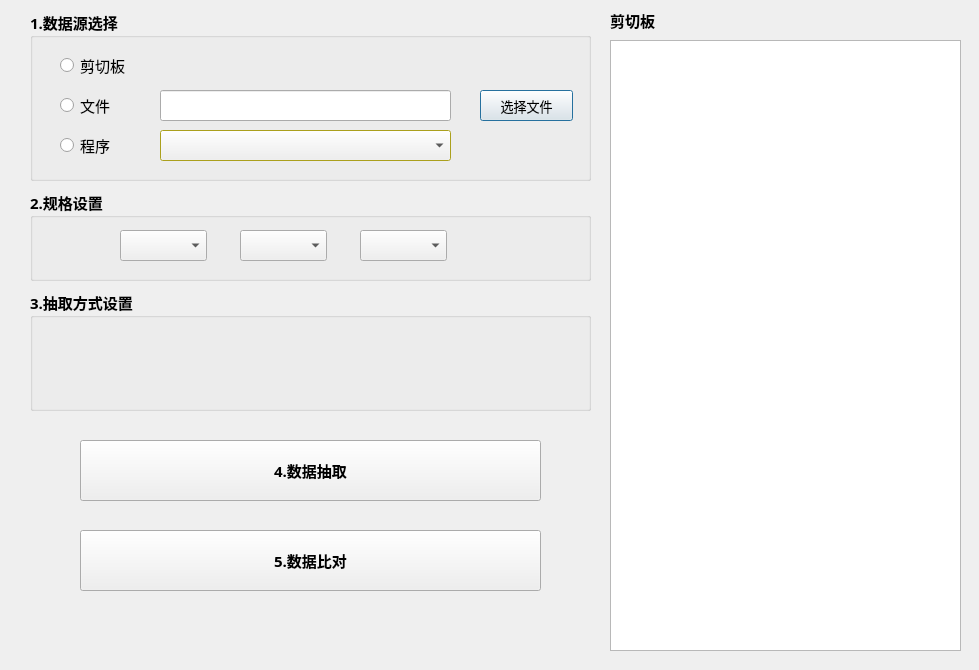
<?xml version="1.0" encoding="UTF-8"?>
<ui version="4.0">
 <class>data_tool</class>
 <widget class="QDialog" name="data_tool">
  <property name="windowModality">
   <enum>Qt::NonModal</enum>
  </property>
  <property name="enabled">
   <bool>true</bool>
  </property>
  <property name="geometry">
   <rect>
    <x>0</x>
    <y>0</y>
    <width>979</width>
    <height>670</height>
   </rect>
  </property>
  <property name="sizePolicy">
   <sizepolicy hsizetype="Fixed" vsizetype="Fixed">
    <horstretch>0</horstretch>
    <verstretch>0</verstretch>
   </sizepolicy>
  </property>
  <property name="minimumSize">
   <size>
    <width>979</width>
    <height>670</height>
   </size>
  </property>
  <property name="maximumSize">
   <size>
    <width>979</width>
    <height>670</height>
   </size>
  </property>
  <property name="font">
   <font>
    <family>微软雅黑 Light</family>
    <pointsize>14</pointsize>
    <weight>50</weight>
    <bold>false</bold>
   </font>
  </property>
  <property name="contextMenuPolicy">
   <enum>Qt::CustomContextMenu</enum>
  </property>
  <property name="acceptDrops">
   <bool>false</bool>
  </property>
  <property name="windowTitle">
   <string>data_tool</string>
  </property>
  <property name="sizeGripEnabled">
   <bool>false</bool>
  </property>
  <widget class="QGroupBox" name="groupBox">
   <property name="geometry">
    <rect>
     <x>30</x>
     <y>10</y>
     <width>561</width>
     <height>171</height>
    </rect>
   </property>
   <property name="font">
    <font>
     <family>微软雅黑 Light</family>
     <pointsize>11</pointsize>
     <weight>75</weight>
     <bold>true</bold>
    </font>
   </property>
   <property name="title">
    <string>1.数据源选择</string>
   </property>
   <widget class="QComboBox" name="program_comboBox">
    <property name="geometry">
     <rect>
      <x>130</x>
      <y>120</y>
      <width>291</width>
      <height>31</height>
     </rect>
    </property>
    <property name="palette">
     <palette>
      <active>
       <colorrole role="Window">
        <brush brushstyle="SolidPattern">
         <color alpha="255">
          <red>240</red>
          <green>204</green>
          <blue>19</blue>
         </color>
        </brush>
       </colorrole>
      </active>
      <inactive>
       <colorrole role="Window">
        <brush brushstyle="SolidPattern">
         <color alpha="255">
          <red>240</red>
          <green>224</green>
          <blue>40</blue>
         </color>
        </brush>
       </colorrole>
      </inactive>
      <disabled>
       <colorrole role="Window">
        <brush brushstyle="SolidPattern">
         <color alpha="255">
          <red>240</red>
          <green>240</green>
          <blue>240</blue>
         </color>
        </brush>
       </colorrole>
      </disabled>
     </palette>
    </property>
    <property name="font">
     <font>
      <weight>50</weight>
      <bold>false</bold>
     </font>
    </property>
   </widget>
   <widget class="QRadioButton" name="program_radio">
    <property name="geometry">
     <rect>
      <x>30</x>
      <y>120</y>
      <width>115</width>
      <height>31</height>
     </rect>
    </property>
    <property name="font">
     <font>
      <weight>50</weight>
      <bold>false</bold>
     </font>
    </property>
    <property name="text">
     <string>程序</string>
    </property>
   </widget>
   <widget class="QRadioButton" name="file_radio">
    <property name="geometry">
     <rect>
      <x>30</x>
      <y>80</y>
      <width>115</width>
      <height>31</height>
     </rect>
    </property>
    <property name="font">
     <font>
      <weight>50</weight>
      <bold>false</bold>
     </font>
    </property>
    <property name="text">
     <string>文件</string>
    </property>
   </widget>
   <widget class="QPushButton" name="select_file">
    <property name="geometry">
     <rect>
      <x>450</x>
      <y>80</y>
      <width>93</width>
      <height>31</height>
     </rect>
    </property>
    <property name="font">
     <font>
      <family>微软雅黑 Light</family>
      <pointsize>10</pointsize>
      <weight>50</weight>
      <bold>false</bold>
     </font>
    </property>
    <property name="text">
     <string>选择文件</string>
    </property>
    <property name="checkable">
     <bool>false</bool>
    </property>
    <property name="autoRepeatDelay">
     <number>300</number>
    </property>
    <property name="autoDefault">
     <bool>true</bool>
    </property>
    <property name="default">
     <bool>false</bool>
    </property>
    <property name="flat">
     <bool>false</bool>
    </property>
   </widget>
   <widget class="QRadioButton" name="cut_radio">
    <property name="geometry">
     <rect>
      <x>30</x>
      <y>40</y>
      <width>115</width>
      <height>31</height>
     </rect>
    </property>
    <property name="font">
     <font>
      <weight>50</weight>
      <bold>false</bold>
     </font>
    </property>
    <property name="text">
     <string>剪切板</string>
    </property>
    <property name="checkable">
     <bool>true</bool>
    </property>
    <property name="checked">
     <bool>false</bool>
    </property>
   </widget>
   <widget class="QLineEdit" name="lineEdit">
    <property name="geometry">
     <rect>
      <x>130</x>
      <y>80</y>
      <width>291</width>
      <height>31</height>
     </rect>
    </property>
   </widget>
  </widget>
  <widget class="QGroupBox" name="groupBox_2">
   <property name="geometry">
    <rect>
     <x>30</x>
     <y>190</y>
     <width>561</width>
     <height>91</height>
    </rect>
   </property>
   <property name="font">
    <font>
     <family>微软雅黑 Light</family>
     <pointsize>11</pointsize>
     <weight>75</weight>
     <bold>true</bold>
    </font>
   </property>
   <property name="title">
    <string>2.规格设置</string>
   </property>
   <widget class="QComboBox" name="comboBox">
    <property name="geometry">
     <rect>
      <x>90</x>
      <y>40</y>
      <width>87</width>
      <height>31</height>
     </rect>
    </property>
   </widget>
   <widget class="QComboBox" name="comboBox_2">
    <property name="geometry">
     <rect>
      <x>210</x>
      <y>40</y>
      <width>87</width>
      <height>31</height>
     </rect>
    </property>
   </widget>
   <widget class="QComboBox" name="comboBox_3">
    <property name="geometry">
     <rect>
      <x>330</x>
      <y>40</y>
      <width>87</width>
      <height>31</height>
     </rect>
    </property>
   </widget>
  </widget>
  <widget class="QGroupBox" name="groupBox_3">
   <property name="geometry">
    <rect>
     <x>30</x>
     <y>290</y>
     <width>561</width>
     <height>121</height>
    </rect>
   </property>
   <property name="font">
    <font>
     <family>微软雅黑 Light</family>
     <pointsize>11</pointsize>
     <weight>75</weight>
     <bold>true</bold>
    </font>
   </property>
   <property name="title">
    <string>3.抽取方式设置</string>
   </property>
  </widget>
  <widget class="QTextBrowser" name="shear_textBrowser">
   <property name="geometry">
    <rect>
     <x>610</x>
     <y>40</y>
     <width>351</width>
     <height>611</height>
    </rect>
   </property>
   <property name="whatsThis">
    <string/>
   </property>
   <property name="accessibleDescription">
    <string/>
   </property>
   <property name="autoFillBackground">
    <bool>false</bool>
   </property>
   <property name="frameShadow">
    <enum>QFrame::Sunken</enum>
   </property>
   <property name="documentTitle">
    <string/>
   </property>
   <property name="html">
    <string>&lt;!DOCTYPE HTML PUBLIC &quot;-//W3C//DTD HTML 4.0//EN&quot; &quot;http://www.w3.org/TR/REC-html40/strict.dtd&quot;&gt;
&lt;html&gt;&lt;head&gt;&lt;meta name=&quot;qrichtext&quot; content=&quot;1&quot; /&gt;&lt;style type=&quot;text/css&quot;&gt;
p, li { white-space: pre-wrap; }
&lt;/style&gt;&lt;/head&gt;&lt;body style=&quot; font-family:'微软雅黑 Light'; font-size:14pt; font-weight:400; font-style:normal;&quot;&gt;
&lt;p style=&quot;-qt-paragraph-type:empty; margin-top:0px; margin-bottom:0px; margin-left:0px; margin-right:0px; -qt-block-indent:0; text-indent:0px;&quot;&gt;&lt;br /&gt;&lt;/p&gt;&lt;/body&gt;&lt;/html&gt;</string>
   </property>
   <property name="acceptRichText">
    <bool>true</bool>
   </property>
  </widget>
  <widget class="QPushButton" name="data_Button">
   <property name="geometry">
    <rect>
     <x>80</x>
     <y>440</y>
     <width>461</width>
     <height>61</height>
    </rect>
   </property>
   <property name="font">
    <font>
     <pointsize>11</pointsize>
     <weight>75</weight>
     <bold>true</bold>
    </font>
   </property>
   <property name="cursor">
    <cursorShape>ArrowCursor</cursorShape>
   </property>
   <property name="focusPolicy">
    <enum>Qt::StrongFocus</enum>
   </property>
   <property name="text">
    <string>4.数据抽取</string>
   </property>
  </widget>
  <widget class="QLabel" name="shear_label">
   <property name="geometry">
    <rect>
     <x>610</x>
     <y>10</y>
     <width>91</width>
     <height>21</height>
    </rect>
   </property>
   <property name="font">
    <font>
     <pointsize>11</pointsize>
     <weight>75</weight>
     <bold>true</bold>
    </font>
   </property>
   <property name="text">
    <string>剪切板</string>
   </property>
  </widget>
  <widget class="QPushButton" name="comp_Button">
   <property name="geometry">
    <rect>
     <x>80</x>
     <y>530</y>
     <width>461</width>
     <height>61</height>
    </rect>
   </property>
   <property name="font">
    <font>
     <pointsize>11</pointsize>
     <weight>75</weight>
     <bold>true</bold>
    </font>
   </property>
   <property name="cursor">
    <cursorShape>ArrowCursor</cursorShape>
   </property>
   <property name="focusPolicy">
    <enum>Qt::StrongFocus</enum>
   </property>
   <property name="text">
    <string>5.数据比对</string>
   </property>
  </widget>
 </widget>
 <resources/>
 <connections/>
</ui>
